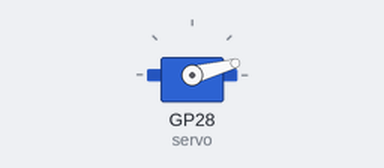
Simulated run of this program. Board: Raspberry Pi Pico running MicroPython. Parts: servo. Servo angles are drawn from the pulse width (0.5 ms = 0°, 2.5 ms = 180°); what the program prints to the serial console is not drawn.

Above: at 0.05 s.
At 0.25 s:
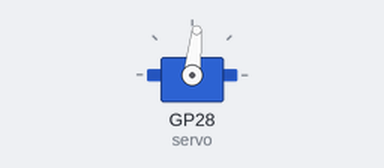
At 0.45 s:
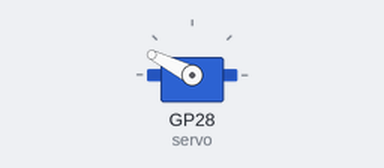
At 0.9 s:
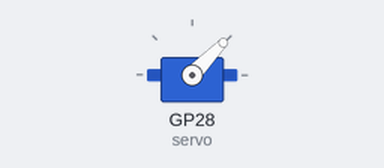
Timing chart, 0 to 3.0 s (numbered marks = the images above):
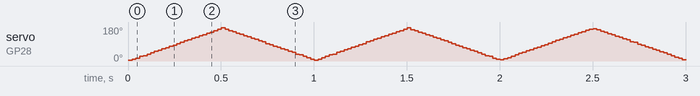

The program:

radarmotor.py
```python
from machine import Pin, PWM
import time
import math
servo = PWM(Pin(28))
servo.freq(50)
def motoraci(acI):
    xxx=acI
    min=(1/20)*(2**16-1)
    max=(2/20)*(2**16-1)
    minumum=math.ceil(min)
    maximum=math.floor(max)
    acI=math.floor((1/20)*(2**16-1)*(acI/180)+min)
    acIx=math.floor(((3276.75/180)*xxx)+3276.75)
    print(min)
    print(max)
    print(minumum)
    print(maximum)
    print(type(min))
    print(type(max))
    print(type(maximum))
    print(type(minumum))
    print(acI)
    print(type(acI))
    print(acIx)
    print(type(acIx))
motoraci(90)
while True:
    for a in range(1802,8000,100):
       servo.duty_u16(a)
       time.sleep_ms(8)
    for a in range(8000,1802,-100):
       servo.duty_u16(a)
       time.sleep_ms(8)
```
